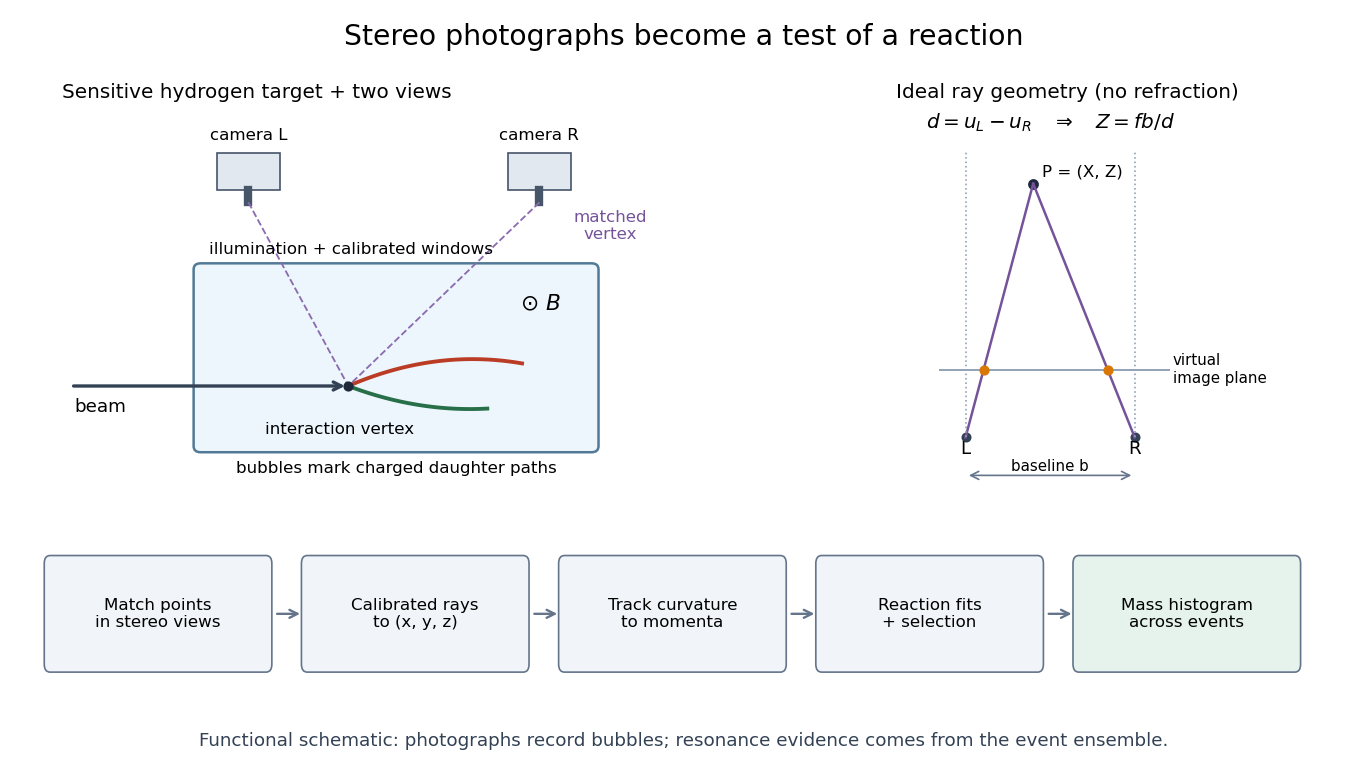

The script that drew this image:
"""Original functional stereo/reconstruction diagram; Python 3.14, NumPy 2.3.5, Matplotlib 3.10.7."""
from pathlib import Path

import matplotlib.pyplot as plt
from matplotlib.patches import FancyArrowPatch, FancyBboxPatch, Rectangle
import numpy as np


def arrow(ax, a, b, color="#64748b", style="->", lw=1.5):
    ax.add_patch(FancyArrowPatch(a, b, arrowstyle=style, mutation_scale=12,
                               color=color, lw=lw))


def main():
    plt.rcParams.update({"font.size": 11, "font.family": "DejaVu Sans"})
    fig = plt.figure(figsize=(11.4, 6.4), dpi=120, facecolor="white")
    fig.suptitle("Stereo photographs become a test of a reaction", fontsize=17, y=.97)
    left = fig.add_axes((.045, .37, .47, .49))
    left.set(xlim=(-1.1, 6.3), ylim=(-.8, 4.2))
    left.axis("off")
    left.set_title("Sensitive hydrogen target + two views", loc="left", fontsize=12)
    left.add_patch(FancyBboxPatch((.5, -.3), 4.5, 2.35, boxstyle="round,pad=.08",
                                 facecolor="#edf6fc", edgecolor="#527a96", lw=1.5))
    arrow(left, (-1, .5), (2.2, .5), color="#334155", lw=2)
    left.text(-.95, .15, "beam", fontsize=11)
    t = np.linspace(0, 1, 50)
    left.plot(2.2 + 2.0*t, .5 + 1.0*t - .7*t*t, color="#ba3c25", lw=2.3)
    left.plot(2.2 + 1.6*t, .5 - .7*t + .4*t*t, color="#266f48", lw=2.3)
    left.scatter([2.2], [.5], color="#1e293b", zorder=5, s=26)
    left.text(2.1, -.14, "interaction vertex", ha="center", fontsize=10)
    left.text(4.65, 1.5, r"$\odot\ B$", ha="right", fontsize=13)
    left.text(2.75, - .65, "bubbles mark charged daughter paths", ha="center", fontsize=10)
    for cx, label in [(1.05, "camera L"), (4.4, "camera R")]:
        left.add_patch(Rectangle((cx-.36, 3.1), .72, .5, facecolor="#e2e8f0", edgecolor="#475569"))
        left.plot([cx, cx], [2.94, 3.1], color="#475569", lw=5)
        left.text(cx, 3.77, label, ha="center", fontsize=10)
        left.plot([cx, 2.2], [2.94, .5], color="#8b6baf", ls="--", lw=1.1)
    left.text(5.22, 2.45, "matched\nvertex", ha="center", fontsize=10, color="#75539b")
    left.text(.6, 2.25, "illumination + calibrated windows", fontsize=10)

    right = fig.add_axes((.60, .37, .36, .49))
    right.set(xlim=(-.4, 2.8), ylim=(-.55, 3.9), aspect="equal")
    right.axis("off")
    right.set_title("Ideal ray geometry (no refraction)", fontsize=12)
    b, f = 2., .8
    point = np.array([.8, 3.])
    for x, label in [(0, "L"), (b, "R")]:
        right.plot([x, point[0]], [0, point[1]], color="#75539b", lw=1.5)
        right.plot([x, x], [0, 3.4], color="#94a3b8", ls=":", lw=1)
        right.scatter([x], [0], s=25, color="#334155")
        right.text(x, -.2, label, ha="center")
    right.plot([-.3, 2.4], [f, f], color="#94a3b8", lw=1.2)
    right.text(2.45, f, "virtual\nimage plane", fontsize=9, va="center")
    for x in [0, b]:
        u = x + (point[0]-x)*f/point[1]
        right.scatter([u], [f], s=26, color="#d97706", zorder=5)
    right.scatter([point[0]], [point[1]], color="#1e293b", s=30)
    right.text(point[0]+.1, point[1]+.08, "P = (X, Z)", fontsize=10)
    arrow(right, (0, -.45), (b, -.45), style="<->", lw=1)
    right.text(b/2, -.43, "baseline b", ha="center", va="bottom", fontsize=9)
    right.text(1., 3.65, r"$d = u_L-u_R\quad\Rightarrow\quad Z=fb/d$", ha="center", fontsize=12)

    flow = fig.add_axes((.03, .08, .94, .23))
    flow.set(xlim=(0, 10), ylim=(0, 1))
    flow.axis("off")
    labels = ["Match points\nin stereo views", "Calibrated rays\nto (x, y, z)",
              "Track curvature\nto momenta", "Reaction fits\n+ selection", "Mass histogram\nacross events"]
    for i, label in enumerate(labels):
        x = i*2 + .07
        flow.add_patch(FancyBboxPatch((x, .24), 1.68, .57, boxstyle="round,pad=.045",
                       facecolor="#f1f5f9" if i<4 else "#e6f3ec", edgecolor="#64748b"))
        flow.text(x+.84, .525, label, ha="center", va="center", fontsize=10)
        if i<4:
            arrow(flow, (x+1.74, .525), (x+1.97, .525), lw=1.4)
    fig.text(.5, .028, "Functional schematic: photographs record bubbles; resonance evidence comes from the event ensemble.",
             ha="center", fontsize=11, color="#334155")
    fig.savefig(Path(__file__).stem + ".png", facecolor="white")
    plt.close(fig)


if __name__ == "__main__":
    main()
